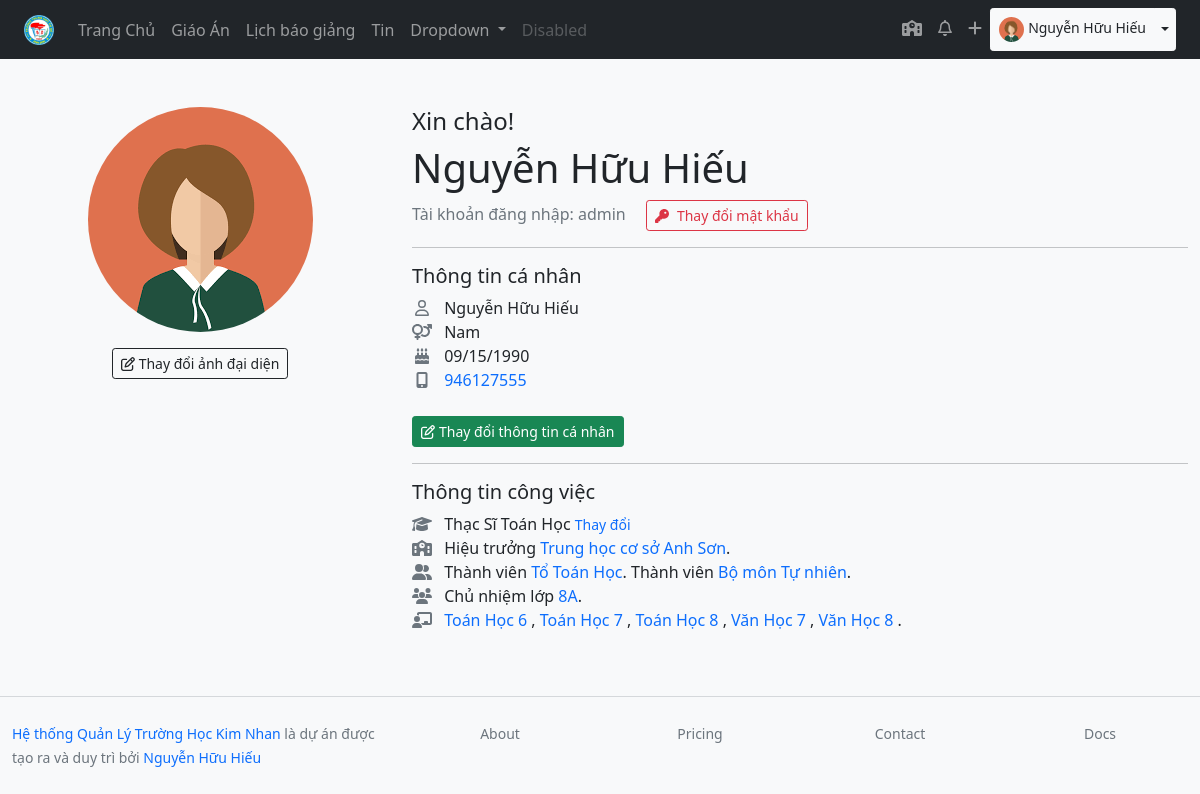
/profile/ (signed in), run on the app's committed database.
### lessonmanagement/models.py (models this page shows, shortened)
class Teacher(models.Model):
    user = models.OneToOneField(User, on_delete=models.SET_NULL, blank=True, null=True, verbose_name="Tài khoản đăng nhập", help_text="Tài khoản đăng nhập viết liền không dấu. Ví dụ: nhhieu. Viết tắt của Nguyễn Hữu Hiếu. Nếu trùng họ tên thì thêm số vào sau, ví dụ nhhieu2")
    firstname = models.CharField("Họ",max_length=20, blank=True)
    lastname = models.CharField("Tên", max_length=20, blank=True)
    zalo_number = models.DecimalField(verbose_name="Số điện thoại",help_text="Số điện thoại có đăng ký zalo, sử dụng để nhận thông báo từ ban giám hiệu", max_digits=12, decimal_places=0,null=True, blank=True)
    birth_date = models.DateField("Ngày sinh", null=True, blank=True)
    SEX_CHOICES = [
    ('male', 'Nam'),
    ('female', 'Nữ')
    ]
    sex = models.CharField(verbose_name="Giới tính", max_length=6, choices=SEX_CHOICES, null=True, blank=True)
    main_subject = models.ForeignKey("Subject",on_delete=models.SET_NULL,null=True,blank=True, verbose_name="Chuyên môn chính")
    EDUCATION_LEVEL_CHOICES = [
        ('inter', 'Trung Cấp'),
        ('college', 'Cao Đẳng'),
        ('university', 'Đại Học'),
        ('master', 'Thạc Sĩ')
    ]
    education_level = models.CharField(max_length=20, choices=EDUCATION_LEVEL_CHOICES, null=True, blank=True)
    is_work = models.BooleanField("Có đang công tác",default=True, help_text="Tích vào ô nếu đang công tác tại trường, bỏ tích nếu đã nghỉ hưu hoặc chuyển sang đơn vị khác")
    def user_directory_path(instance, filename):
        return 'user_{0}/{1}'.format(instance.user.id, filename)
    avatar = models.ImageField("Ảnh đại diện", help_text = "Ảnh nên được crop về ảnh vuông để đạt được độ thẩm mỹ cao nhất",upload_to = user_directory_path, blank = True, null = True)
    def full_name(self):
        return ('%s %s') % (self.firstname, self.lastname)
    class Meta:
        verbose_name = "Giáo viên"
        verbose_name_plural = "Giáo viên"
    def subject_classyear_list(self):
        return self.subjectclassyear_set.filter(is_teach_now = True).order_by('subject__title').values('subject__title', 'classyear__startyear','subject__group__title').distinct()
    def managers(self):
        managers = {}
        teacher = self.user.teacher.id
        subject_manager = SubjectTeacher.objects.filter(teacher=teacher).filter(is_active = True)
        if subject_manager:
            subject_manager = subject_manager.latest('-id')
            managers['subject'] = subject_manager
        group_manager = GroupSubjectManager.objects.filter(teacher=teacher).filter(is_active=True)
        if group_manager:
            group_manager = group_manager.latest('-id')
            managers['group'] = group_manager
        school_manager = SchoolManager.objects.filter(teacher=teacher).filter(is_active=True)
        if school_manager:
            school_manager = school_manager.latest('-id')
            managers['school'] = school_manager
        classyear_manager = ClassyearManager.objects.filter(teacher=teacher).filter(is_active=True)
        if classyear_manager:
            classyear_manager = classyear_manager.latest('-id')
            managers['class'] = classyear_manager
        return managers

class SchoolAbstract(models.Model):
    title = models.CharField(max_length=50, verbose_name="Tiêu đề")
    description = models.CharField(max_length=200, verbose_name="Mô tả sơ lược", blank=True)
    cover = models.ImageField(upload_to="coverimages/", verbose_name="Ảnh bìa", null = True, blank = True)
    class Meta:
        abstract = True
    def __str__(self):
        return self.title

class Subject(SchoolAbstract):
    group = models.ForeignKey("GroupSubject", related_name='subject123',on_delete=models.SET_NULL, null=True, blank=True, verbose_name='Bộ môn')
    subject_slug = models.SlugField(max_length=50, null=True, blank=True)
    class Meta:
        verbose_name = "Môn học"
        verbose_name_plural = "Môn học"

class MembershipAbstract(models.Model):
    teacher = models.ForeignKey("Teacher", on_delete=models.CASCADE)
    startdate = models.DateField(blank=True, null=True)
    enddate = models.DateField(blank=True, null=True)
    is_active = models.BooleanField(default=True, blank=True, verbose_name="Có hiệu lực không", help_text="Không: Nếu giáo viên đã nghỉ hưu hoặc thôi việc")
    class Meta:
        abstract = True

class SchoolManager(MembershipAbstract):
    school = models.ForeignKey(School, on_delete=models.CASCADE)
    ROLE_CHOICES = [
    ('submanager', 'Hiệu phó'),
    ('manager', 'Hiệu trưởng'),
    ('member', 'Khác')
    ]
    role = models.CharField(max_length=10, choices=ROLE_CHOICES)
    class Meta:
        verbose_name = "Quản lý trường học "
        verbose_name_plural = "Quản lý trường học"

class School(SchoolAbstract):
    class Meta:
        verbose_name = "Trường Học"
        verbose_name_plural = "Trường Học"

class SubjectTeacher(MembershipAbstract):
    subject = models.ForeignKey(Subject, on_delete=models.CASCADE)
    ROLE_CHOICES = [
    ('member', 'Thành viên'),
    ('manager', 'Tổ trưởng'),
    ]
    role = models.CharField(max_length=10, choices=ROLE_CHOICES)
    class Meta:
        verbose_name = "Thành Viên/Quản lý Môn học"
        verbose_name_plural = "Thành Viên/Quản lý Môn học"

class GroupSubjectManager(MembershipAbstract):
    group = models.ForeignKey(GroupSubject, on_delete=models.CASCADE)
    ROLE_CHOICES = [
    ('member','Thành viên'),
    ('submanager', 'Phó bộ môn'),
    ('manager', 'Trưởng bộ môn'),
    ]
    role = models.CharField(max_length=10, choices=ROLE_CHOICES)
    class Meta:
        verbose_name = "Thành Viên/Quản lý Bộ Môn"
        verbose_name_plural = "Thành Viên/Quản lý Bộ Môn"

class GroupSubject(SchoolAbstract):
    class Meta:
        verbose_name = "Bộ môn"
        verbose_name_plural = "Bộ môn"

class ClassyearManager(MembershipAbstract):
    classyear = models.ForeignKey("Classyear", on_delete=models.CASCADE)
    class Meta:
        verbose_name = "Giáo viên chủ nhiệm"
        verbose_name_plural = "Giáo viên chủ nhiệm"
    def __str__(self):
        return self.classyear.__str__()

class Classyear(models.Model):
    TITLE_CHOICES = [
    ('A', 'A'),
    ('B', 'B'),
    ('C', 'C'),
    ('D', 'D')
    ]
    title = models.CharField(verbose_name="Tên lớp", max_length=1, choices=TITLE_CHOICES)
    startyear = models.IntegerField()
    @property
    def class_level(self):
        return class_level_def(self.startyear)
    def class_title_year(self):
        return "%s%s" % (self.class_level, self.title)
    class Meta:
        unique_together = ('title', 'startyear')
        verbose_name = "Lớp học"
        verbose_name_plural = "Lớp học"
    def __str__(self):
        return  self.class_title_year()

### lessonmanagement/views.py (the view)
# urls.py: path('profile/', views.profile, name="profile"),
@login_required
def profile(request):
    context = {}
    return render(request, 'profile/profile.html', context)

### lessonmanagement/models.py (called while the page is built)
def class_level_def(year):
    i = 0
    if (now.month < 9):
        i =  (now.year - year) + 5
    else:
        i = (now.year - year) + 6
    if i in [6,7,8,9]:
        return i
    else:
        return year

### lessonmanagement/templatetags/lessonmanagement_extras.py (called while the page is built)
@register.filter
def classlevel(value):
    now = datetime.now()
    i = 0
    if (now.month < 9):
        i =  (now.year - value) + 5
    else:
        i = (now.year - value) + 6
    if i in [6,7,8,9]:
        return i
    else:
        return value

### lessonmanagement/templates/profile/profile.html
{% extends 'base.html' %}
{% block content %}
{% load humanize %}
{% load lessonmanagement_extras %}
{% with teacher=request.user.teacher %}
<div class="row mt-lg-5 mt-4">
    <div class="col-lg-4">
        <div class="d-flex flex-column  align-items-center">
        {% if teacher.avatar %}
        <img src="{{ teacher.avatar.url }}" alt="Ảnh đại diện của {{ request.user.username }}" class="img-fluid rounded-circle ">
        <a href="#" class="btn btn-sm btn-outline-dark mt-3"><i class="far fa-edit me-1"></i>Thay đổi ảnh đại diện</a>
        {% else %}
        <h4 class="text-danger">Chưa có ảnh đại diện</h4>
        <a href="#" class="btn btn-sm btn-danger mt-3"><i class="fas fa-upload me-1"></i>Tải lên ảnh đại diện</a>
        {% endif %}
    </div>
    </div>
    <div class="col">
        <h4 class="mt-3 mt-lg-0">Xin chào!</h4>
            <h1> {{ teacher.full_name }}</h1>
            <span class="text-muted">
            Tài khoản đăng nhập: {{ request.user.username }}
            </span>
            <a href="#" class="btn btn-sm btn-outline-danger mt-lg-0 mt-3 ms-lg-3"><i class="fas fa-key me-2"></i>Thay đổi mật khẩu</a>
        <hr>
            <h5>Thông tin cá nhân</h5>
            <ul class="list-unstyled">
                <li><i class="far fa-user fa-fw me-2 text-muted"></i> {{ teacher.full_name }}<li>
                <li><i class="fas fa-venus-mars fa-fw me-2 text-muted"></i> {{ teacher.get_sex_display }}<li>
                <li><i class="fas fa-birthday-cake fa-fw me-2 text-muted"></i> {{ teacher.birth_date|date:"SHORT_DATE_FORMAT" }}<li>
                <li><i class="fas fa-mobile-alt fa-fw me-2 text-muted"></i> <a href="tel:{{ teacher.zalo_number }}" class="text-decoration-none"> {{ teacher.zalo_number }}</a><li>
                </ul>
                <a href="#" class="btn btn-sm btn-success mt-2"><i class="far fa-edit me-1"></i>Thay đổi thông tin cá nhân</a>
        <hr>
        <h5 >Thông tin công việc</h5>
        <ul class="list-unstyled">
            <li><i class="fas fa-graduation-cap fa-fw me-2 text-muted"></i> {{ teacher.get_education_level_display }} {{ teacher.main_subject}} <small>  <a href="#" class="text-decoration-none">Thay đổi</a></small> </li>
                {% if teacher.managers.school %}
                <li>
                  <i class="fas fa-school fa-fw me-2 text-muted"></i> {{ teacher.managers.school.get_role_display }} <a href="#" class="text-decoration-none"> {{ teacher.managers.school.school.title }}</a>.
                </li>
                {% endif %}
                <i class="fas fa-user-friends  fa-fw me-2 text-muted"></i> {{ teacher.managers.subject.get_role_display }}<a href="#" class="text-decoration-none"> Tổ {{ teacher.managers.subject.subject.title }}</a>. {% if teacher.managers.group%}{{ teacher.managers.group.get_role_display }} <a href="#" class="text-decoration-none">Bộ môn {{ teacher.managers.group.group.title }}</a>.{% endif %}</li>
              {% if teacher.managers.class %}
              <li><i class="fas fa-users fa-fw me-2 text-muted"></i> Chủ nhiệm lớp <a href="#" class="text-decoration-none"> {{ teacher.managers.class }}</a>.</li>
              {% endif %}
              {% if teacher.subject_classyear_list %}
              <li><i class="fas fa-chalkboard-teacher fa-fw me-2 text-muted"></i>
                {% for i in teacher.subject_classyear_list %}
                <a href="{% url 'lessons_subject_level' i.subject__title|slugify i.classyear__startyear %}" class="text-decoration-none">{{ i.subject__title }} {{ i.classyear__startyear|classlevel }}</a>
                {% if not forloop.last %},{% else %}
                .
                {% endif %}
                {% endfor %}
            </li>
            {% endif %}
        </ul>
    </div>
</div>
{% endwith %}
{% endblock %}

### lessonmanagement/templates/topnav.html (shortened to what this page needs)
      {% load static %}
      <nav class="navbar navbar-expand-lg navbar-dark bg-dark  ">
        <div class="container-fluid px-lg-4">
          <a class="navbar-brand" href="{% url 'index' %}"><img src="{% static 'imgs/logo_thcsanhson.png'%}" alt="" height="30px"></a>
          <div class="collapse navbar-collapse" id="navbarSupportedContent">
            <ul class="navbar-nav me-auto mb-2 mb-lg-0">
              <li class="nav-item">
                <a class="nav-link {% if request.path == '/' %} active {% endif %}" aria-current="page" href="{% url 'index' %}">Trang Chủ</a>
              </li>
              <li class="nav-item">
                <a class="nav-link {% if request.path == '/lessondashboard/' %} active {% endif %}" href="{% url 'lessondashboard' %}">Giáo Án</a>
              </li>
              <li class="nav-item">
                <a class="nav-link " href="#">Lịch báo giảng</a>
              </li>
              <li class="nav-item">
                <a class="nav-link " href="#">Tin</a>
              </li>
              <li class="nav-item dropdown">
                <a class="nav-link dropdown-toggle" href="#" id="navbarDropdown" role="button" data-bs-toggle="dropdown" aria-expanded="false">
                  Dropdown
                </a>
              </li>
              <li class="nav-item">
                <a class="nav-link disabled" href="#" tabindex="-1" aria-disabled="true">Disabled</a>
              </li>
            </ul>
            <ul class="navbar-nav  mb-2 mb-lg-0">
              {% if request.user.is_staff %}
              <li class="nav-item">
                <a class="nav-link"  href="{% url 'admin:index' %}">
                  <i class="fas fa-school"></i>
                </a>
              </li>
              {% endif %}
              <li class="nav-item">
                <a class="nav-link"  href="#"><i class="far fa-bell"></i></a>
              </li>
              <li class="nav-item">
                <a class="nav-link" href="#"><i class="fas fa-plus"></i></a>
              </li>
              <li class="nav-item">
                <div class="btn-group">
                  {% if request.path == '/profile/' %}
                  <a href="{% url 'profile' %}" class="nav-link btn btn-light text-dark btn-sm">
                    <img src="
                    {% if request.user.teacher.avatar %}
                    {{ request.user.teacher.avatar.url }}
                    {% else %}
                    {% static 'imgs/no-avatar.png' %}
                    {% endif %}
                    " class="rounded-circle" alt="" height="25px">
                    {{ request.user.teacher.full_name }}
                  </a>
                  <button type="button" class="btn  btn-sm btn-light text-dark dropdown-toggle dropdown-toggle-split" data-bs-toggle="dropdown" aria-expanded="false">
                  </button>
                  {% endif %}
                </div>
              </li>
            </ul>
          </div>
        </div>
      </nav>

### data on the page
Teacher: avatar (picture), full_name "Nguyễn Hữu Hiếu", sex "Nam", birth_date "09/15/1990", zalo_number "946127555", education_level "Thạc Sĩ", main_subject "Toán Học", managers.school.role "Hiệu trưởng", managers.school.school "Trung học cơ sở Anh Sơn", managers.subject.role "Thành viên", managers.subject.subject "Toán Học", managers.group.role "Thành viên", managers.group.group "Tự nhiên", managers.class "8A"

### other printed values
{{ request.user.teacher.full_name }} "Nguyễn Hữu Hiếu"
{{ request.user.username }} "admin"
{{ i.subject__title }} "Toán Học" "Toán Học" "Toán Học" "Văn Học" "Văn Học"
{{ i.classyear__startyear|classlevel }} "6" "7" "8" "7" "8"
